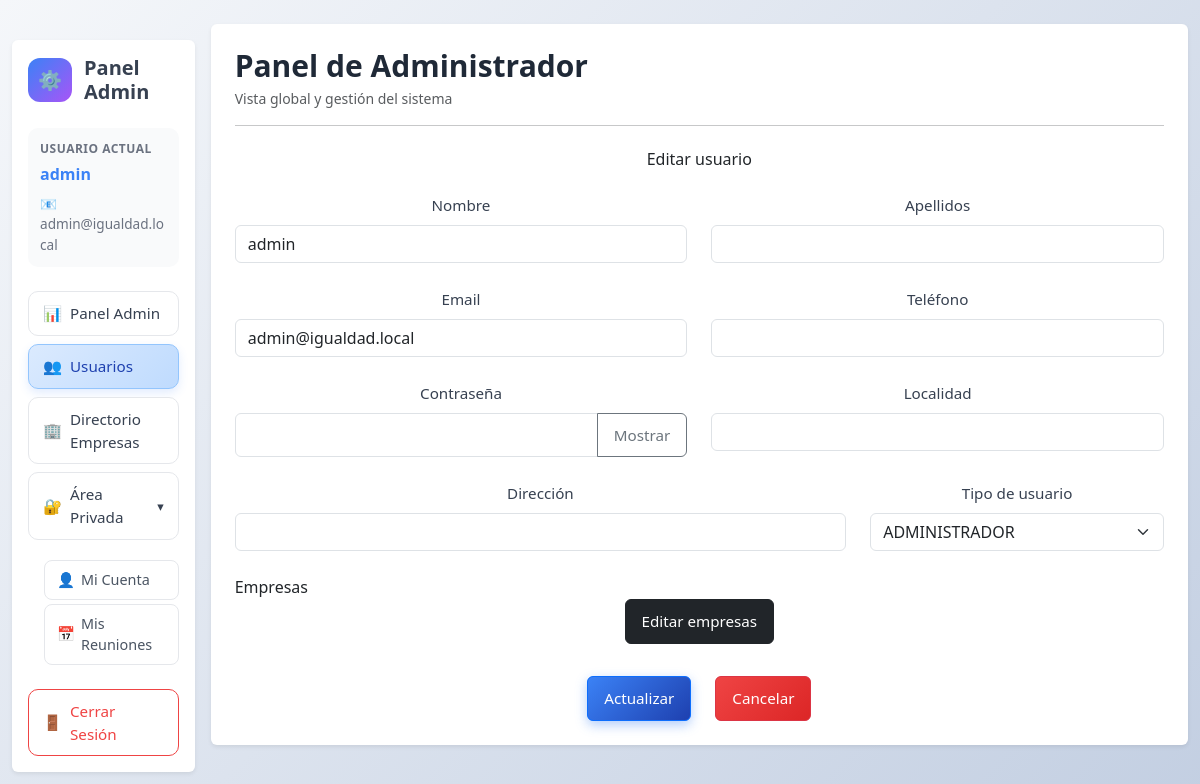
Screenshot of /Igualdad/model/admin.php?view=edit&id_usuario=1 (signed in) with the database file from the repository.
### tables this page shows
CREATE TABLE `usuario`(
 `id_usuario`INT PRIMARY KEY AUTO_INCREMENT NOT NULL,
 `nombre_usuario`VARCHAR(255) UNIQUE NOT NULL,
 `apellidos`VARCHAR(255) DEFAULT NULL,
 `email`VARCHAR(255) UNIQUE NOT NULL,
 `telefono`VARCHAR(20)  DEFAULT NULL,
 `firmacorreo`VARCHAR(255) DEFAULT NULL,
 `direccion`VARCHAR(255) DEFAULT NULL,
 `localidad`VARCHAR(20) DEFAULT NULL,
 `password`VARCHAR(255) NOT NULL,
 `rol_id`INT NOT NULL,
    CONSTRAINT fk_usuario_rol FOREIGN KEY (rol_id) REFERENCES rol(id) ON DELETE RESTRICT,
INDEX idx_usuario_rol (rol_id)
);

CREATE TABLE `rol`(
 `id`INT PRIMARY KEY AUTO_INCREMENT NOT NULL,
 `nombre`VARCHAR(100) UNIQUE NOT NULL
);

### Igualdad/html/admin.html.php (the view, shortened to what the rows shown need)
<!doctype html>
<html lang="es">
<head>
    <link rel="stylesheet" href="../css/global.css">
    <link href="https://cdn.jsdelivr.net/npm/bootstrap@5.3.3/dist/css/bootstrap.min.css" rel="stylesheet">
    <link rel="stylesheet" href="../css/admin.css">
</head>
<body class="bg-light">
    <?php $view = $view ?? 'menu'; ?>
    <div class="container-fluid py-4">
        <div class="row g-3">
            <?php include __DIR__ . '/../php/fragments/sidebar.php'; ?>
            <main class="col-12 col-md-9 col-xl-10">
                <div class="card panel shadow-sm border-0 <?= in_array($view, ['menu', 'ver_usuarios'], true) ? 'panel-wide' : '' ?> <?= ($view === 'seguimiento_tecnicos') ? 'panel-followup' : '' ?> <?= ($view === 'reuniones') ? 'panel-reuniones' : '' ?>">
                    <div class="card-body p-4">
                        <div class="mb-4">
                            <h2 class="fw-bold mb-1">Panel de Administrador</h2>
                        </div>
                        <?php if ($view === 'menu'): ?>
                            <div class="admin-kpi-grid">
                                <div>
                                    <a class="admin-kpi-card" href="../model/empresa.php?view=ver_empresas&from=admin">
                                        <div class="admin-kpi-head">
                                            <span>Clientes</span>
                                            <span class="admin-kpi-icon">🏢</span>
                                        </div>
                                        <div class="admin-kpi-value"><?= (int)$totalClientes ?></div>
                                    </a>
                                </div>
                                <div>
                                    <a class="admin-kpi-card" href="admin.php?view=seguimiento_tecnicos">
                                        <div class="admin-kpi-head">
                                            <span>Personal Técnico</span>
                                            <span class="admin-kpi-icon">🧑‍💻</span>
                                        </div>
                                        <div class="admin-kpi-value"><?= (int)$totalTecnicos ?></div>
                                    </a>
                                </div>
                                <div>
                                    <a class="admin-kpi-card" href="../model/empresa.php?view=ver_contratos&from=admin">
                                        <div class="admin-kpi-head">
                                            <span>Servicios de Empresas</span>
                                            <span class="admin-kpi-icon">💼</span>
                                        </div>
                                        <div class="admin-kpi-value"><?= (int)$totalPlanesIgualdad ?></div>
                                    </a>
                                </div>
                                <div>
                                    <a class="admin-kpi-card" href="../model/empresa.php?view=ver_contratos&tipo_contrato=MANTENIMIENTO&from=admin">
                                        <div class="admin-kpi-head">
                                            <span>Mantenimientos</span>
                                            <span class="admin-kpi-icon">🛠️</span>
                                        </div>
                                        <div class="admin-kpi-value"><?= (int)$totalMantenimientos ?></div>
                                    </a>
                                </div>
                            </div>
                            <section class="operational-wrap">
                                <h5 class="mb-1">Resumen operativo</h5>
                                <p class="text-muted mb-3">Vista global del estado de cartera.</p>
                                <?php if (empty($adminOperationalSummary)): ?>
                                    <div class="alert alert-light border mb-0">No hay empresas con contratos para mostrar en el resumen.</div>
                                <?php else: ?>
                                    <?php foreach (($adminOperationalSummary ?? []) as $item): ?>
                                        <article class="operational-item">
                                            <div class="operational-top">
                                                <div>
                                                    <div class="operational-title"><?= h((string)($item['razon_social'] ?? '')) ?></div>
                                                    <div class="operational-meta"><?= h((string)($item['plan'] ?? '')) ?> · Personal Tecnico: <?= h((string)($item['tecnico'] ?? 'Sin tecnico asignado')) ?></div>
                                                </div>
                                                <span class="operational-state"><?= h((string)($item['estado'] ?? 'Pendiente')) ?></span>
                                            </div>
                                            <div class="operational-progress">
                                                <div class="operational-progress-bar" style="width: <?= (int)($item['progreso'] ?? 0) ?>%;"></div>
                                            </div>
                                        </article>
                                    <?php endforeach; ?>
                                <?php endif; ?>
                            </section>
                        <?php elseif ($view === 'edit'): ?>
                            <?php
                            $selectedId = isset($_GET['id_usuario']) ? (int)$_GET['id_usuario'] : 0;
                            $selectedUser = null;
                            foreach (($usuarios ?? []) as $uu) {
                                if ((int)$uu['id_usuario'] === $selectedId) {
                                    $selectedUser = $uu;
                                    break;
                                }
                            }
                            ?>
                            <?php if ($selectedUser === null): ?>
                                <div class="alert alert-warning">Usuario no encontrado.</div>
                            <?php else: ?>
                                <form method="post" action="../controller/admin_controller.php" class="edit-user-form" enctype="multipart/form-data">
                                    <div class="row g-4">
                                        <div class="col-12 col-md-6">
                                            <label class="form-label text-center w-100">Nombre</label>
                                            <input class="form-control edit-input" name="nombre_usuario" value="<?= h($selectedUser['nombre_usuario'] ?? '') ?>" required>
                                        </div>
                                        <div class="col-12 col-md-6">
                                            <label class="form-label text-center w-100">Apellidos</label>
                                            <input class="form-control edit-input" name="apellidos" value="<?= h($selectedUser['apellidos'] ?? '') ?>">
                                        </div>
                                        <div class="col-12 col-md-6">
                                            <label class="form-label text-center w-100">Email</label>
                                            <input class="form-control edit-input" name="email" type="email" value="<?= h($selectedUser['email'] ?? '') ?>" required>
                                        </div>
                                        <div class="col-12 col-md-6">
                                            <label class="form-label text-center w-100">Teléfono</label>
                                            <input class="form-control edit-input" name="telefono" value="<?= h($selectedUser['telefono'] ?? '') ?>">
                                        </div>
                                        <div class="col-12 col-md-6">
                                            <label class="form-label text-center w-100">Contraseña</label>
                                            <div class="input-group">
                                                <input id="adminEditPassword" class="form-control edit-input" name="password" type="password" placeholder="" minlength="6">
                                                <button class="btn btn-outline-secondary" type="button" data-password-toggle data-target="adminEditPassword" aria-label="Mostrar contraseña">Mostrar</button>
                                            </div>
                                        </div>
                                        <div class="col-12 col-md-6">
                                            <label class="form-label text-center w-100">Localidad</label>
                                            <input class="form-control edit-input" name="localidad" value="<?= h($selectedUser['localidad'] ?? '') ?>">
                                        </div>
                                        <div class="col-12 col-md-8">
                                            <label class="form-label text-center w-100">Dirección</label>
                                            <input class="form-control edit-input" name="direccion" value="<?= h($selectedUser['direccion'] ?? '') ?>">
                                        </div>
                                        <div class="col-12 col-md-4">
                                            <label class="form-label text-center w-100">Tipo de usuario</label>
                                            <select class="form-select edit-input" id="editUserRol" name="rol_id" required>
                                                <?php foreach (($roles ?? []) as $r): ?>
                                                    <?php
                                                    $rolNombreNormalizado = strtoupper(str_replace(['Á', 'É', 'Í', 'Ó', 'Ú'], ['A', 'E', 'I', 'O', 'U'], trim((string)($r['nombre'] ?? ''))));
                                                    ?>
                                                    <option value="<?= (int)$r['id'] ?>" data-role-normalized="<?= h($rolNombreNormalizado) ?>" <?= ((int)$r['id'] === (int)($selectedUser['rol_id'] ?? 0)) ? 'selected' : '' ?>>
                                                        <?= h($r['nombre']) ?>
                                                    </option>
                                                <?php endforeach; ?>
                                            </select>
                                        </div>
                                        <div class="col-12">
                                            <div class="empresas-card">
                                                <div class="empresas-title">Empresas</div>
                                                <div class="d-flex justify-content-center">
                                                    <a class="btn btn-dark px-4" href="lista_empresa.php?id_usuario=<?= (int)$selectedUser['id_usuario'] ?>">Editar empresas</a>
                                                </div>
                                            </div>
                                        </div>
                                        <div class="col-12">
                                            <div class="d-flex justify-content-center gap-4 mt-2">
                                                <button class="btn btn-primary px-5" type="submit">Actualizar</button>
                                                <a class="btn btn-danger px-5" href="admin.php?view=ver_usuarios">Cancelar</a>
                                            </div>
                                        </div>
                                    </div>
                                </form>
                            <?php endif; ?>
                                    <?php elseif ($view === 'privada'): ?>
                                        <div class="alert alert-light border mb-0">
                                            Selecciona una opcion de Area Privada: <strong>Mi cuenta</strong> o <strong>Mis reuniones</strong>.
                                        </div>
                <?php endif; ?>
                </div>
        </div>
        </main>
    </div>
    </div>
</body>
</html>

### Igualdad/php/fragments/sidebar.php (shortened to what the rows shown need)
<?php
$view = (string)($view ?? 'menu');
$userName = (string)($adminUsername ?? $tecnicoUsername ?? $sessionUsername ?? $_SESSION['user']['nombre_usuario'] ?? 'Usuario');
$userEmail = (string)($adminEmail ?? $tecnicoEmail ?? $sessionEmail ?? $_SESSION['user']['email'] ?? '');
?>
<aside class="col-12 col-md-3 col-xl-2">
    <div class="card shadow-sm border-0 sidebar">
        <div class="card-body p-3">
            <div class="sidebar-user-info mb-4">
                <div class="info-label">USUARIO ACTUAL</div>
                <div class="info-value mb-2"><?= h($userName) ?></div>
                <?php if ($userEmail !== ''): ?>
                    <div class="info-email">
                        <span class="me-1">📧</span> <?= h($userEmail) ?>
                    </div>
                <?php endif; ?>
            </div>
        </div>
    </div>
</aside>

### rows the page displays
usuario: email "admin@igualdad.local", nombre_usuario "admin", rol_id "ADMINISTRADOR"

### other values shown
$sidebarAvatar "⚙️"
$sidebarRoleLabel "Panel Admin"
$userName "admin"
